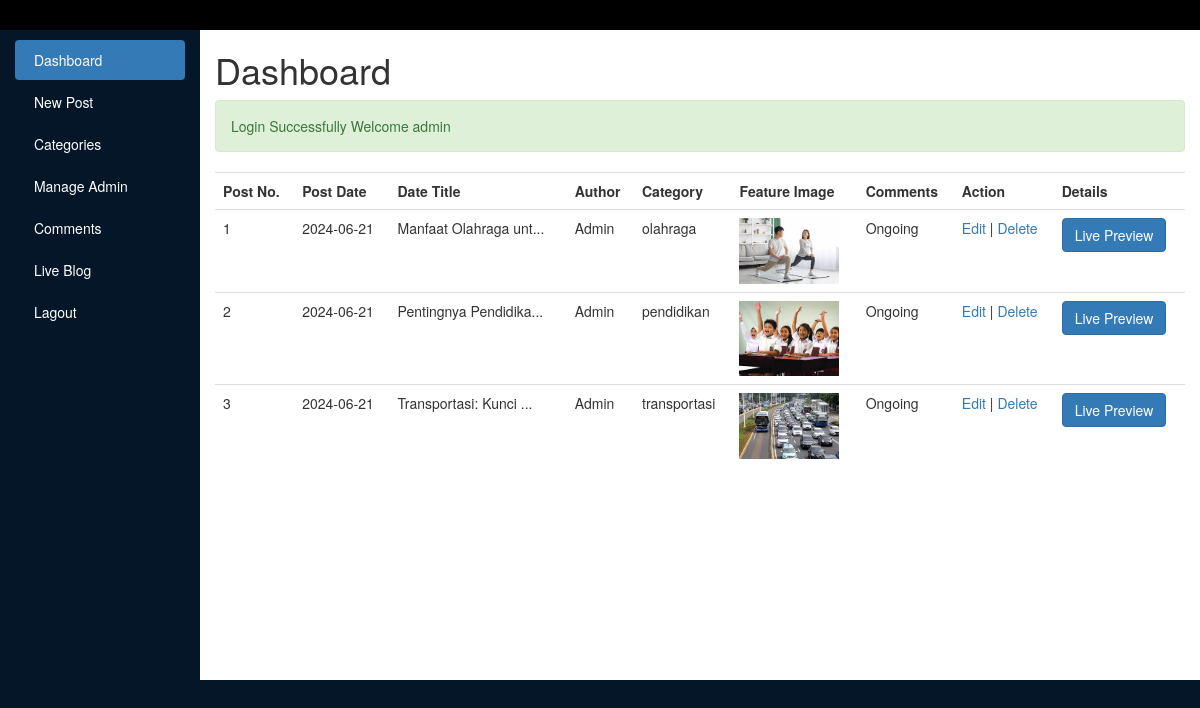
The app's page /Dashboard.php (signed in) with its own data.
### tables this page shows
CREATE TABLE `cms_post` (
  `post_id` int(11) NOT NULL,
  `post_date_time` date NOT NULL,
  `title` varchar(50) NOT NULL,
  `category` varchar(50) NOT NULL,
  `author` varchar(50) NOT NULL,
  `image` varchar(500) NOT NULL,
  `post` text NOT NULL
);

### Include/functions.php (called while the page is built, shortened)
<?php
require_once('Database.php');
function Query ($query) {
	global $con;
	try {
		$exec = mysqli_query($con,$query) or die(mysqli_error($con));
		if($exec) {
			return $exec;
		}
	}catch (Exception $e) {
		echo $e->getMessage();
	}
	return false;
}
?>

### Dashboard.php (the view, shortened to what this page needs)
<?php require_once ('Include/Sessions.php') ?>
<?php require_once ('Include/functions.php') ?>
<!DOCTYPE html>
<html>
<head>
	<link rel="stylesheet" type="text/css" href="bootstrap/css/bootstrap.min.css">
	<link rel="stylesheet" type="text/css" href="Assets/style.css">
</head>
<body>
	<div class="heading">
	</div>
	<div class="container-fluid">
		<div class="main" id="dashboard">
			<div class="row">
				<div class="col-sm-2">
					<ul id="side-menu" class="nav nav-pills nav-stacked">
						<li class="active"><a href="Dashboard.php">
								<span=class="glyphicon glyphicon-th"></span>
								&nbsp;Dashboard</a></li>
						<li><a href="NewPost.php">
								<span=class="glyphicon glyphicon-list"></span>
								&nbsp;New Post</a></li>
						<li><a href="Categories.php">
								<span=class="glyphicon glyphicon-tags"></span>
								&nbsp;Categories</a></li>
						<li><a href="Admin.php">
								<span=class="glyphicon glyphicon-user"></span>
								&nbsp;Manage Admin</a></li>
						<li><a href="Comments.php">
								<span=class="glyphicon glyphicon-comment"></span>
								&nbsp;Comments</a></li>
						<li><a href="Blog.php">
								<span=class="glyphicon glyphicon-equalizer"></span>
								&nbsp;Live Blog</a></li>
						<li><a href="Lagout.php">
								<span=class="glyphicon glyphicon-log-out"></span>
								&nbsp;Lagout</a></li>
					</ul>
				</div>
				<div class="col-xs-10">
					<div>
						<h1>Dashboard</h1>
						<?php echo SuccessMessage(); ?>
						<div class="table-responsive">
							<?php
							$sql = "SELECT * FROM cms_post ORDER BY post_date_time";
							$exec = Query($sql);
							$postNo = 1;
							if (mysqli_num_rows($exec) < 1) {
								?>
								<p class="lead">You Have 0 Post For The Moment</p>
								<a href="NewPost.php"><button class="btn btn-info">Add Post</button></a>
								<?php
							} else { ?>
								<table class="table table-hover">
									<tr>
										<th>Post No.</th>
										<th>Post Date</th>
										<th>Date Title</th>
										<th>Author</th>
										<th>Category</th>
										<th>Feature Image</th>
										<th>Comments</th>
										<th>Action</th>
										<th>Details</th>
									</tr>
									<?php
									while ($post = mysqli_fetch_assoc($exec)) {
										$post_id = $post['post_id'];
										$post_date = $post['post_date_time'];
										$post_title = $post['title'];
										$category = $post['category'];
										$author = "Admin";
										$image = $post['image'];
										?>
										<tr>
											<td><?php echo $postNo; ?></td>
											<td><?php echo $post_date; ?></td>
											<td><?php
											if (strlen($post_title) > 20) {
												echo substr($post_title, 0, 20) . '...';
											} else {
												echo $post_title;
											}
											?></td>
											<td><?php echo $author; ?></td>
											<td><?php echo $category; ?></td>
											<td><?php echo "<img class='img-responsive' src='Upload/Image/$image' width='100px' height='150px'>"; ?>
											</td>
											<td><?php echo 'Ongoing'; ?></td>
											<td><?php echo "<a href='editpost.php?post_id=$post_id'>Edit</a> | <a href='deletepost.php?delete_post_id=$post_id'>Delete</a>"; ?>
											</td>
											<td><a href="Post.php?id=<?php echo $post_id; ?>"><button
														class="btn btn-primary">Live Preview</button></a></td>
										</tr>
										<?php
										$postNo++;
									}
							}
							?>
							</table>
						</div>
					</div>
				</div>
			</div>
		</div>
	</div>
</body>
</html>

### Assets/style.css (style rules this page uses)
body { background: #041627; overflow-x: hidden; }
.heading { height: 50px; padding: 5px; background: black; padding-left: 25px; color: silver; }
.col-sm-2 { background: #041627; padding-top: 10px; }
.col-xs-10 { background: white !important; min-height: 650px; overflow: hidden; }
#side-menu li a { color: white; }
.main { margin-top : -20px; }

### records on screen
cms_post: post_date_time "2024-06-21", title "Manfaat Olahraga unt", author "Admin", category "olahraga", image (picture)
cms_post: post_date_time "2024-06-21", title "Pentingnya Pendidika", author "Admin", category "pendidikan", image (picture)
cms_post: post_date_time "2024-06-21", title "Transportasi: Kunci", author "Admin", category "transportasi", image (picture)

### other values on screen
$_SESSION["successMessage"] "Login Successfully Welcome admin"
